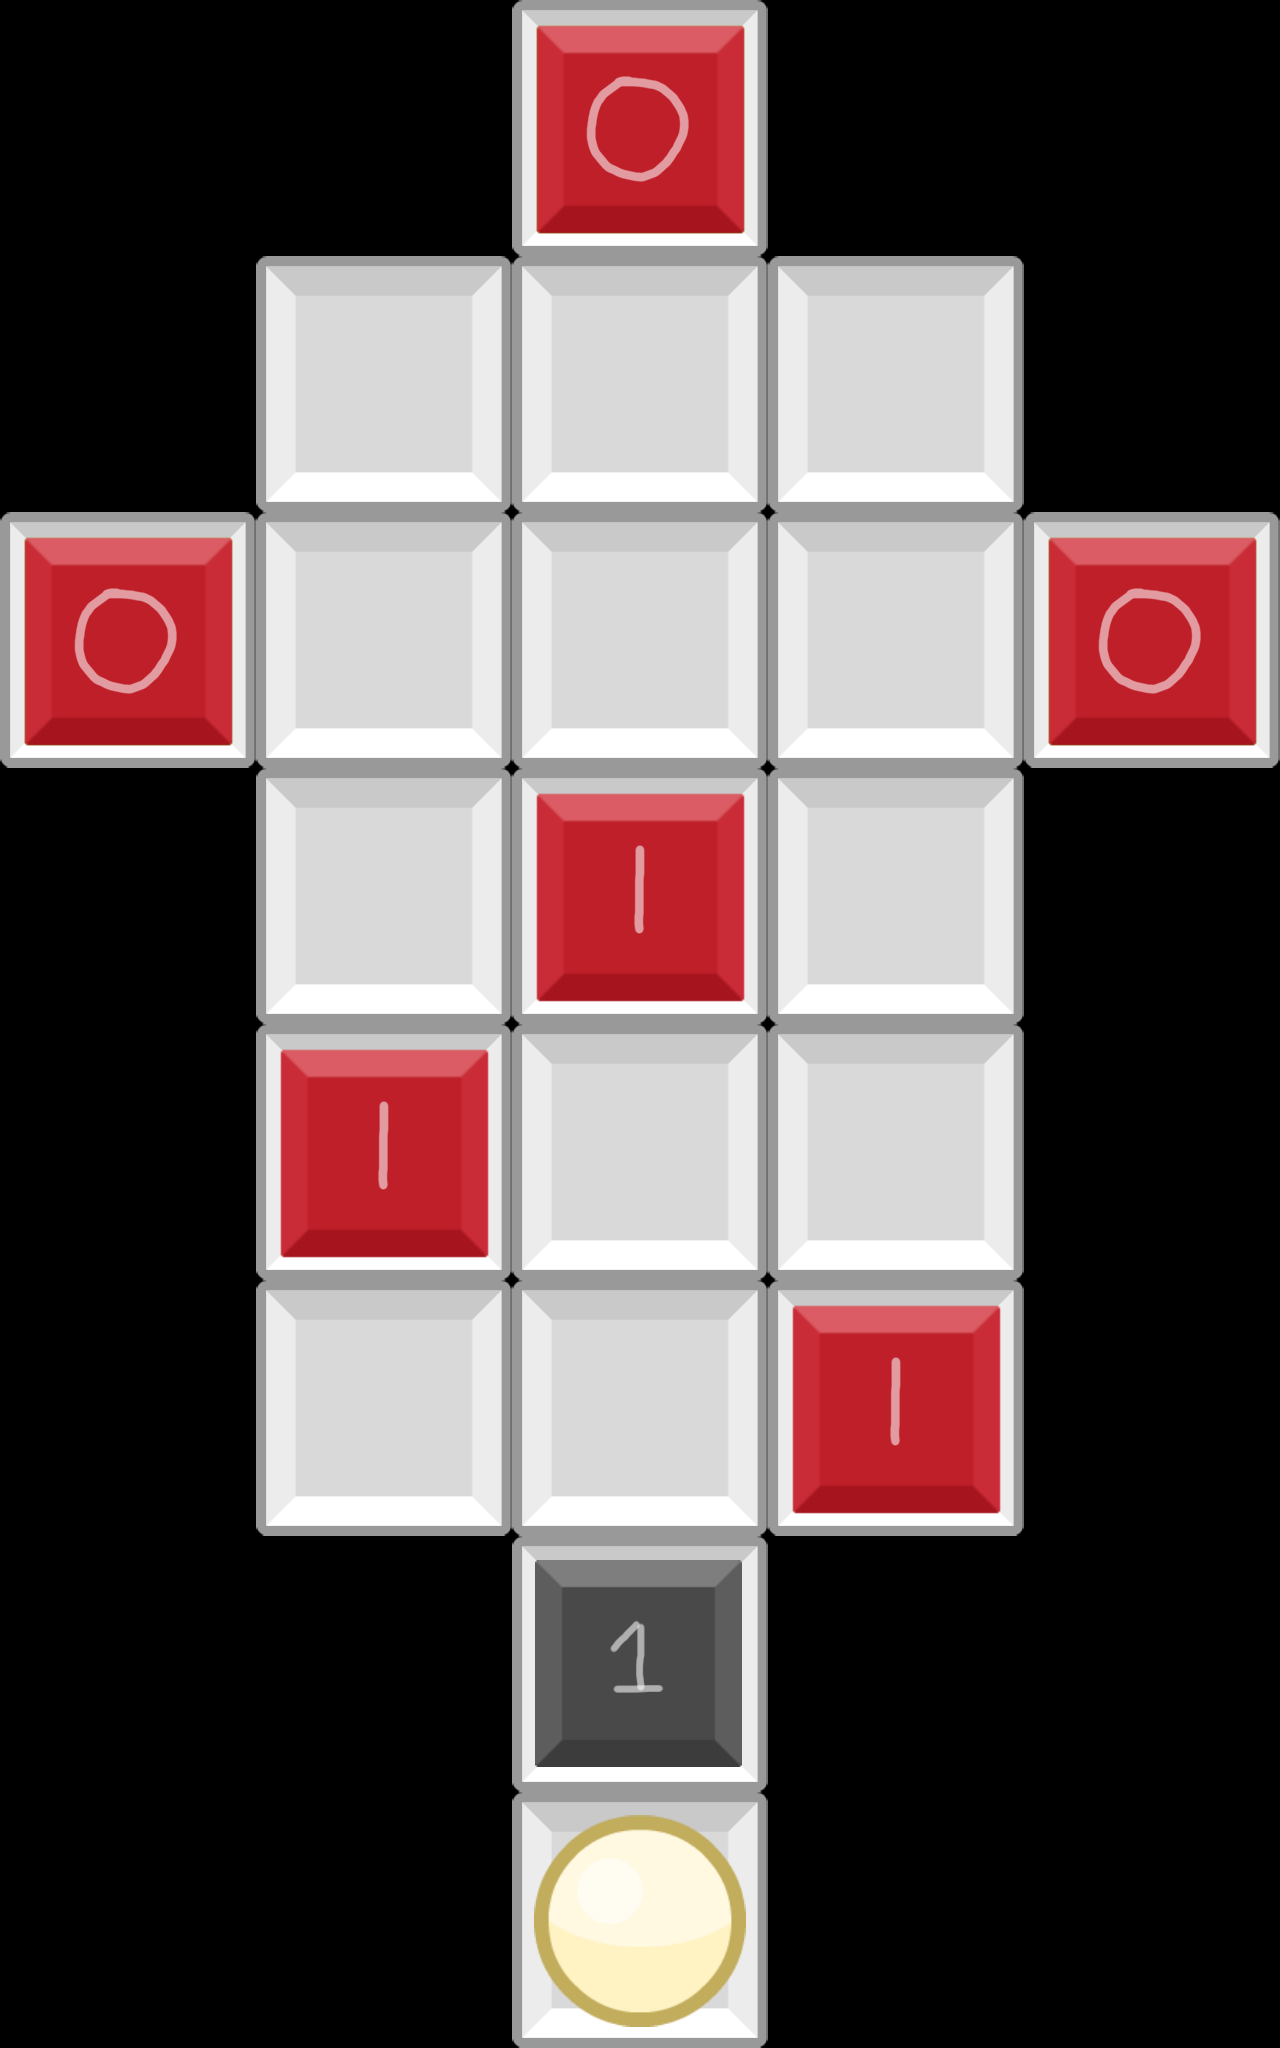

Rendered tile map (Tiled .tmx) drawn with the repository's tilesets; below, a short description and the full map source, tile grids included:
An orthogonal 5x8 tile map with 256x256 px tiles, 3 tile layers (Floor, Placed, Interactable).

<map version="1.2" tiledversion="1.3.4" orientation="orthogonal" renderorder="right-down" width="5" height="8" tilewidth="256" tileheight="256" infinite="0" nextlayerid="4" nextobjectid="1">
 <tileset firstgid="1" name="prototypeSet" tilewidth="256" tileheight="256" tilecount="16" columns="4">
  <image source="puzzlePrototype.png" width="1024" height="1024" />
 </tileset>
 <layer id="1" name="Floor" width="5" height="8">
  <data encoding="csv">
0,0,1,0,0,
0,1,1,1,0,
1,1,1,1,1,
0,1,1,1,0,
0,1,1,1,0,
0,1,1,1,0,
0,0,1,0,0,
0,0,1,0,0
</data>
 </layer>
 <layer id="2" name="Placed" width="5" height="8">
  <data encoding="csv">
0,0,0,0,0,
0,0,0,0,0,
0,0,0,0,0,
0,0,0,0,0,
0,0,0,0,0,
0,0,0,0,0,
0,0,0,0,0,
0,0,0,0,0
</data>
 </layer>
 <layer id="3" name="Interactable" width="5" height="8">
  <data encoding="csv">
0,0,5,0,0,
0,0,0,0,0,
5,0,0,0,5,
0,0,6,0,0,
0,6,0,0,0,
0,0,0,6,0,
0,0,4,0,0,
0,0,2,0,0
</data>
 </layer>
</map>